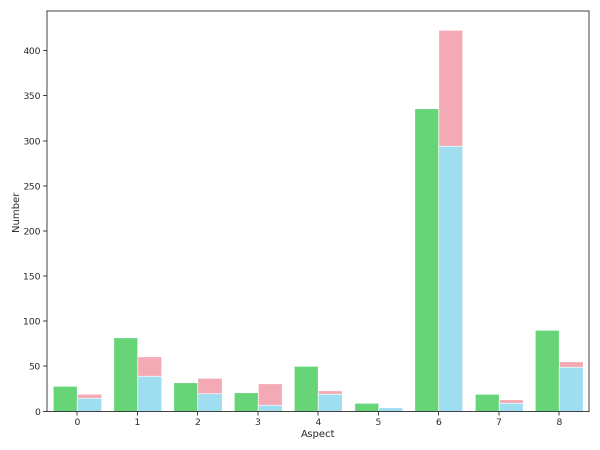
#> input picture HDAE/HDAE/Results/BLUETOOTH/plot_fig1.png, 1200 x 900 px (shown at 1/2 size)
$ jupyter execute run_bt.ipynb   (shell and % lines are left out)
#> lines starting #> are read from the running program, lines starting #| are printed output that depends on the picture
### HDAE/HDAE/config.py
def get_hparams(dataset):
    print('dataset = ', dataset)
    if dataset == "REST_EN":
        hparams = {
            "SEEDS": "restaurant.english",
            "st_num_aspect": 12,
            "general_asp": 0,
            "aspects": 30,
            "lr": 0.005,
            "dis_mu": 2,
            "hyper_beta": 0.02,
            "gb_temp": 1e-08,
            "w2v_ratio": 0.08,
            "mt_ratio": 100,
            "dis_1": 15.0,
            "dis_2": 20.0,
            "dis_3": 50.0,
            "aspect_tsne_bt": 20
        }
    elif dataset == "REST_SP":
        hparams = {
            "SEEDS": "restaurant.spanish",
            "st_num_aspect": 12,
            "general_asp": 0,
            "aspects": 30,

            "lr": 0.005,
            "dis_mu": 2,
            "hyper_beta": 0.02,
            "gb_temp": 1e-08,
            "w2v_ratio": 0.08,
            "mt_ratio": 100,
            "dis_1": 15.0,
            "dis_2": 20.0,
            "dis_3": 50.0,
            "aspect_tsne_bt": 20
        }
    elif dataset == "REST_FR":
        hparams = {
            "SEEDS": "restaurant.french",
            "st_num_aspect": 12,
            "general_asp": 0,
            "aspects": 30,
            "lr": 0.005,
            "dis_mu": 2,
            "hyper_beta": 0.02,
            "gb_temp": 1e-08,
            "w2v_ratio": 0.08,
            "mt_ratio": 100,
            "dis_1": 15.0,
            "dis_2": 20.0,
            "dis_3": 50.0,
            "aspect_tsne_bt": 20
        }
    elif dataset == "REST_RU":
        hparams = {
            "SEEDS": "restaurant.russian",
            "st_num_aspect": 12,
            "general_asp": 0,
            "aspects": 30,

            "lr": 0.005,
            "dis_mu": 2,
            "hyper_beta": 0.02,
            "gb_temp": 1e-08,
            "w2v_ratio": 0.08,
            "mt_ratio": 100,
            "dis_1": 15.0,
            "dis_2": 20.0,
            "dis_3": 50.0,
            "aspect_tsne_bt": 20
        }
    elif dataset == "REST_DU":
        hparams = {
            "SEEDS": "restaurant.dutch",
            "st_num_aspect": 12,
            "general_asp": 0,
            "aspects": 30,

            "lr": 0.005,
            "dis_mu": 2,
            "hyper_beta": 0.02,
            "gb_temp": 1e-08,
            "w2v_ratio": 0.08,
            "mt_ratio": 100,
            "dis_1": 15.0,
            "dis_2": 20.0,
            "dis_3": 50.0,
            "aspect_tsne_bt": 20
        }
    elif dataset == "REST_TU":
        hparams = {
            "SEEDS": "restaurant.turkish",
            "st_num_aspect": 12,
            "general_asp": 0,
            "aspects": 30,

            "lr": 0.005,
            "dis_mu": 2,
            "hyper_beta": 0.02,
            "gb_temp": 1e-08,
            "w2v_ratio": 0.08,
            "mt_ratio": 0.12,
            "dis_1": 15.0,
            "dis_2": 20.0,
            "dis_3": 50.0,
            "aspect_tsne_bt": 20
        }
    elif dataset == "BOOTS":
        hparams = {
            "SEEDS": "boots",
            "st_num_aspect": 9,
            "general_asp": 5,
            "aspects": 30,

            "lr": 0.00000035,
            "dis_mu": 4,
            "hyper_beta": 0.02,
            "gb_temp": 1e-04,
            "w2v_ratio": 0.1,
            "mt_ratio": 5,
            "dis_1": 16.0,
            "dis_2": 16.0,
            "dis_3": 8.0,
            "aspect_tsne_bt": 20
        }
    elif dataset == "BAGS_AND_CASES":
        hparams = {
            "SEEDS": "bags_and_cases",
            "st_num_aspect": 9,
            "general_asp": 4,
            "aspects": 30,

            "lr": 0.00000035,
            "dis_mu": 4,
            "hyper_beta": 0.02,
            "gb_temp": 1e-03,
            "w2v_ratio": 0.1,
            "mt_ratio": 5,
            "dis_1": 2.0,
            "dis_2": 168.0,
            "dis_3": 168.0,
            "aspect_tsne_bt": 20
        }
    elif dataset == "TV":
        hparams = {
            "SEEDS": "tv",
            "st_num_aspect": 9,
            "general_asp": 5,
            "aspects": 30,

            "lr": 0.00000035,
            "dis_mu": 4,
            "hyper_beta": 0.02,
            "gb_temp": 1e-05,
            "w2v_ratio": 0.1,
            "mt_ratio": 1000,
            "dis_1": 16.0,
            "dis_2": 40.0,
            "dis_3": 64.0,
            "aspect_tsne_bt": 20
        }
    elif dataset == "KEYBOARDS":
        hparams = {
            "SEEDS": "keyboards",
            "st_num_aspect": 9,
            "general_asp": 7,
            "aspects": 30,

            "lr": 0.00000015,
            "dis_mu": 4,
            "hyper_beta": 0.02,
            "gb_temp": 1e-05,
            "w2v_ratio": 0.1,
            "mt_ratio": 3000,
            "dis_1": 128.0,
            "dis_2": 32.0,
            "dis_3": 64.0,
            "aspect_tsne_bt": 20
        }
    elif dataset == "VACUUMS":
        hparams = {
            "SEEDS": "vacuums",
            "st_num_aspect": 9,
            "general_asp": 5,
            "aspects": 30,
            "lr": 0.00000015,
            "dis_mu": 4,
            "hyper_beta": 0.02,
            "gb_temp": 1e-06,
            "w2v_ratio": 0.1,
            "mt_ratio": 4000,
            "dis_1": 128.0,
            "dis_2": 4.0,
            "dis_3": 64.0,
            "aspect_tsne_bt": 20
        }
    elif dataset == "BLUETOOTH":
        hparams = {
            "SEEDS": "bluetooth",
            "st_num_aspect": 9,
            "general_asp": 6,
            "aspects": 30,
            "lr": 0.00000035,
            "dis_mu": 4,
            "hyper_beta": 0.02,
            "gb_temp": 1e-02,
            "w2v_ratio": 0.1,
            "mt_ratio": 2,
            "dis_1": 16.0,
            "dis_2": 168.0,
            "dis_3": 16.0,
            "aspect_tsne_bt": 20
        }
    else:
        raise NameError(f"\'{dataset}\' is not a valid dataset.")

    return hparams

### HDAE/HDAE/run_bt.ipynb
# Running HDAE for OPOSUM and Restaurant Review Dataset

After running the following code, all the information of evaluation for each epoch will be store in `Results` folder, including `F1 score`, `bar plot`, and `TSNE plot` shown in our paper.

[cell 1]
""" Global Setting """
import os
from config import get_hparams

os.environ["CUDA_VISIBLE_DEVICES"]="2"


from config import get_hparams

# BOOTS, BAGS_AND_CASES, TV, KEYBOARDS, VACUUMS, BLUETOOTH
# "REST_" + "EN" | "SP" | "FR" | "RU" | "DU" | "TU"
DATASET = "BLUETOOTH"
locals().update(get_hparams(DATASET))

sumout = f"./Results/{DATASET}/"
aspect_seeds = f"./data/seedwords/{SEEDS}.{aspects}-weights.txt"
aspect_init_file = f"./data/seedwords/{SEEDS}.{aspects}.txt"
train_type = "rec_mt_neva_tsne"
student_type = "hyper_rec_dis_10_gbl_tsne"

command = f"python3 ./main.py --sumout {sumout} \
                              --aspect_seeds {aspect_seeds} \
                              --aspect_init_file {aspect_init_file} \
                              --general_asp {general_asp} \
                              --dataset {DATASET} \
                              --train_type {train_type} --student_type {student_type} \
                              --lr {lr} \
                              --dis_mu {dis_mu} \
                              --hyper_beta {hyper_beta} \
                              --gb_temp {gb_temp} \
                              --w2v_ratio {w2v_ratio} \
                              --st_num_aspect {st_num_aspect} \
                              --mt_ratio {mt_ratio} \
                              --dis_1 {dis_1} --dis_2 {dis_2} --dis_3 {dis_3} \
                              --aspect_tsne_bt {aspect_tsne_bt}"

[cell 2]
""" Running HDAE """
print("Running Command:")
print(' '.join(command.split()))

[cell 3]
""" Show Results """
from PIL import Image

best_epoch = 1 # manually select

display(Image.open(f"{sumout}plot_fig{best_epoch}.png").resize((800, 600)))
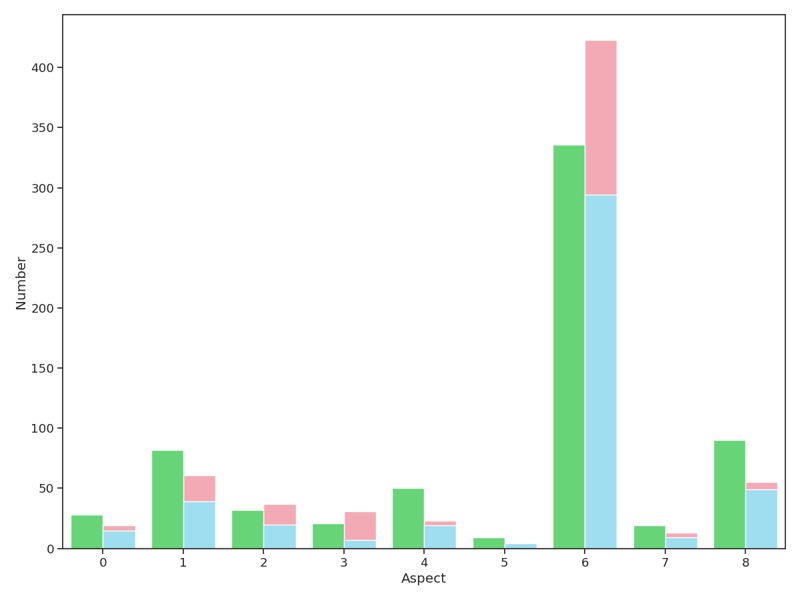
#> shown: PIL image 800x600 RGBA; mean R, G, B, A 241.8, 248.4, 244.5, 255
display(Image.open(f"{sumout}TSNE_type_fig{best_epoch}.png").resize((800, 600)))
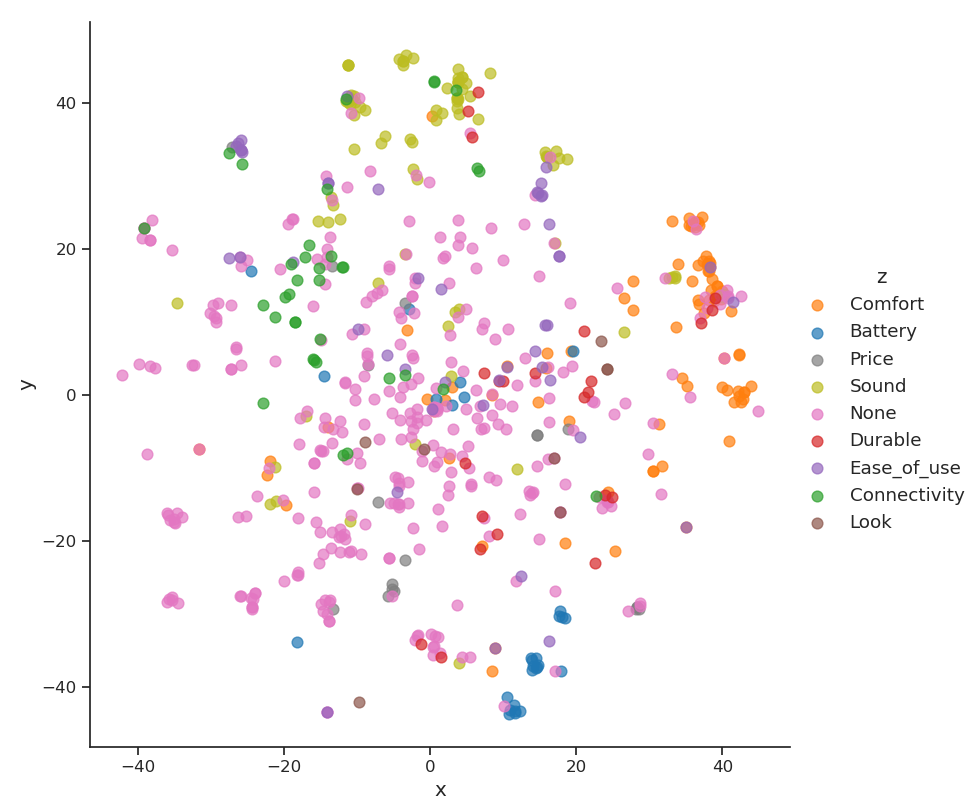
#> input picture HDAE/HDAE/Results/BLUETOOTH/TSNE_type_fig1.png, 980 x 800 px
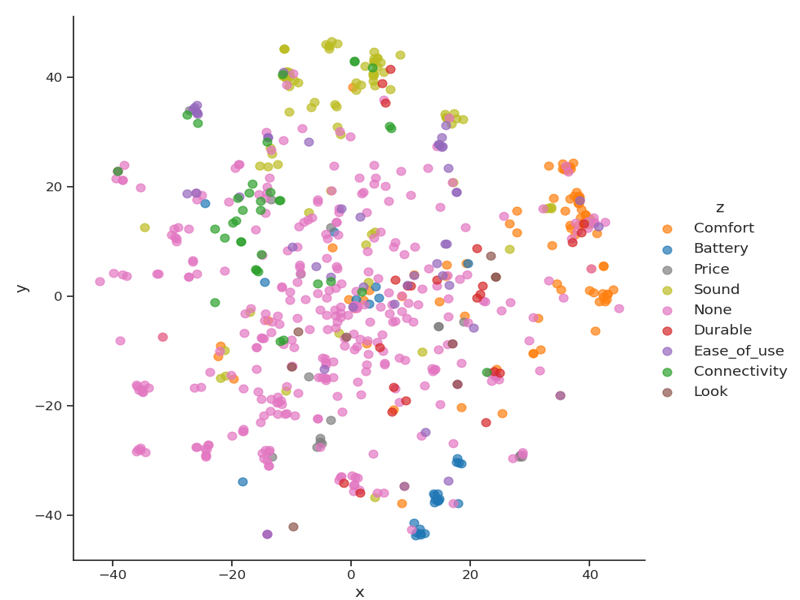
#> shown: PIL image 800x600 RGBA; mean R, G, B, A 250.1, 246.3, 247, 255
